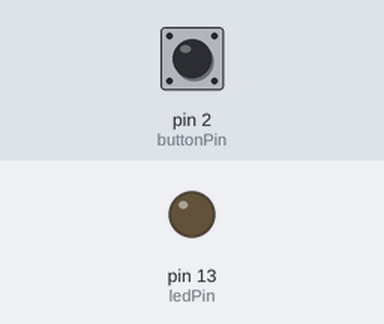
This sketch was run on a simulated Arduino Uno, built with avr-gcc and run on an emulated ATmega328P. On the bench: output pins drawn as LEDs (lit = HIGH). Inputs (shaded band) come from the test bench; at power-on: pin 2 (buttonPin) LOW. What the sketch prints to the serial monitor is not drawn.

Above: at 2.8 s.
2.9 s: pin 2 (buttonPin) pulled HIGH for 1.2 s
At 3.5 s:
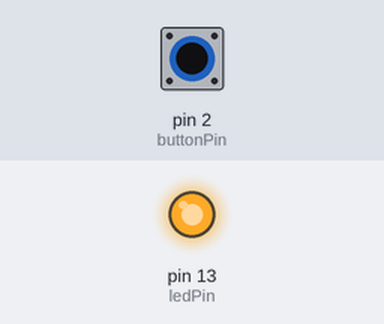
6.5 s: pin 2 (buttonPin) pulled HIGH for 3.2 s
At 11.3 s:
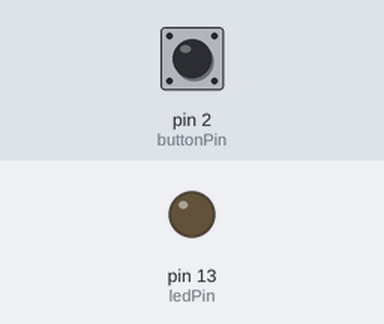
Timing chart, 0 to 12.8 s (numbered marks = the images above; inputs shaded):
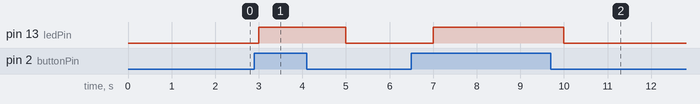

Measured:
- after the input at 2.9 s, pin 13 (ledPin): LOW → HIGH after 0.10 s, → LOW 2.0 s later
- after the input at 6.5 s, pin 13 (ledPin): LOW → HIGH after 0.50 s, → LOW 3.0 s later

The sketch:

d_finitif.ino
```cpp
const int ledPin = 13;
const int buttonPin = 2;

int buttonState = 0;
float compteur = 0;
int quantite = 0;
float stock = 0;
int temps = 0;
byte bascule = 0;

void setup()
{
  Serial.begin(9600);
  pinMode(ledPin, OUTPUT);
  pinMode(buttonPin, INPUT);
}

void loop()
{
    buttonState = digitalRead(buttonPin);
    Serial.print(temps);
    if(buttonState == HIGH)
    {
      digitalWrite(ledPin, HIGH);
      compteur = compteur+0.1;
    }
    else digitalWrite(ledPin, LOW);

    while(temps == 3600)
    {
      quantite = (int)compteur;
      stock = compteur-(int)compteur;
      temps = 0;

      if(stock < 0.5) stock = 0;
      else stock = 1;

      quantite = quantite + stock;
      Serial.print(quantite);
    }
    delay(1000);
    temps = temps+1;
}
```
